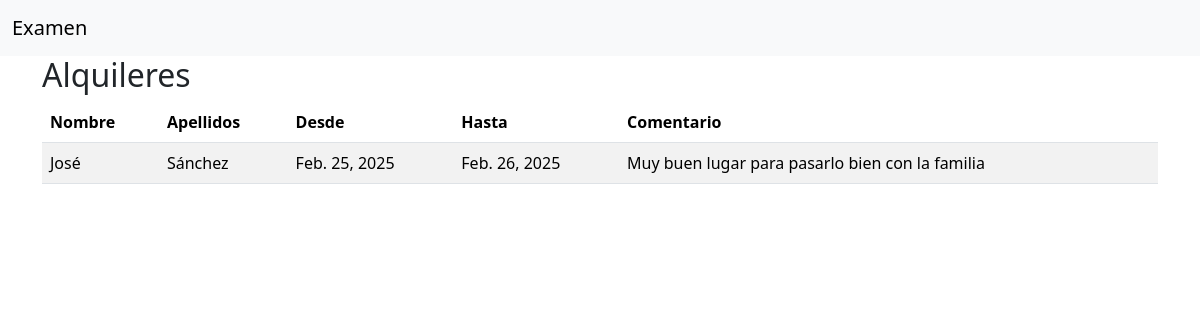
/alojamiento/1/alquileres/, run on the app's committed database.
### alojamientos_app/models.py (models this page shows)
class Alquiler(models.Model):
    cliente = models.ForeignKey(Usuario, on_delete=models.SET_NULL, null=True, blank=True, related_name="cliente")
    alojamiento = models.ForeignKey(Alojamiento, on_delete=models.SET_NULL, null=True, blank=True, related_name = "alojamientos")
    desde = models.DateField()
    hasta = models.DateField()
    comentario = models.TextField(blank=True, null=True)  # Nuevo campo para comentarios

### usuarios_app/models.py (models this page shows)
class Usuario(AbstractUser):
    telefono = models.CharField(max_length=100)

### alojamientos_app/views.py (the view)
# urls.py: path('alojamiento/<int:alojamiento_id>/alquileres/', ver_alquileres, name='ver_alquileres'),
def ver_alquileres(request, alojamiento_id):
    alojamiento = get_object_or_404(Alojamiento, id=alojamiento_id)
    alquileres = Alquiler.objects.filter(alojamiento=alojamiento)
    return render(request, 'ver_alquileres.html', {'alquileres': alquileres})

### alojamientos_app/templates/ver_alquileres.html
{% extends 'base.html' %}
{% block content %}
<h2>Alquileres</h2>
<table class="table table-striped table-hover">
    <thead>
        <tr>
            <th>Nombre</th>
            <th>Apellidos</th>
            <th>Desde</th>
            <th>Hasta</th>
            <th>Comentario</th>
        </tr>
    </thead>
    <tbody>
        {% for alquiler in alquileres %}
            <tr>
                <td>{{ alquiler.cliente.first_name }}</td>
                <td>{{ alquiler.cliente.last_name }}</td>
                <td>{{ alquiler.desde }} </td>
                <td>{{ alquiler.hasta }} </td>
                <td>{{ alquiler.comentario|default:"Sin comentario" }}</td>
            </tr>
        {% endfor %}
</table>
{% endblock %}

### data on the page
Alquiler: cliente.first_name "José", cliente.last_name "Sánchez", desde "Feb. 25, 2025", hasta "Feb. 26, 2025", comentario "Muy buen lugar para pasarlo bien con la familia"
